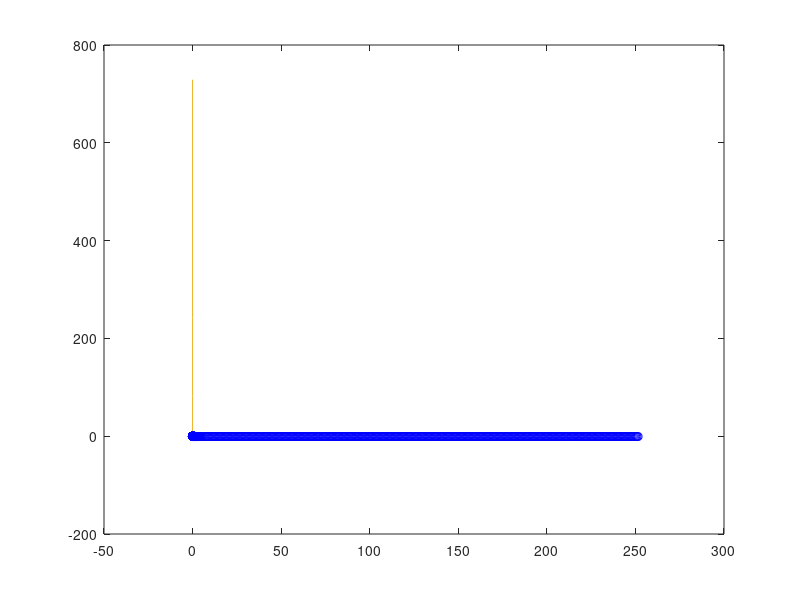

This figure's MATLAB source:
%% One diff eqs
dy=@(x,y) x*cos(x)+y;
fprime=@(x,y) x*-sin(x)+cos(x)+dy(x,y);

x(1)=0;
y(1)=0.5;

error_y(1)=0;

n=1;
xf=0.05;
dx=(xf-x(1))/n;

for i=1:n
    x(i+1)=x(i)+dx; %#ok<SAGROW>
    y(i+1)=y(i)+dx*dy(x(i),y(i)); %#ok<SAGROW>
    error_y(i+1)=abs(fprime(x(i),y(i))*dx^2/2); %#ok<SAGROW>
end

disp(y)
fprintf('%1.6f\n', error_y(2))

%% System ODE Exercise
L=2;
V1=10;
V2=5;
dC1dt=@(t,C1,C2) -L/V1*C1;
dC2dt=@(t,C1,C2) -L/V2*(C2-C1);
% f1prime=@(x,y1,y2) dy1(x,y1,y2)-2*dy2(x,y1,y2);
% f2prime=@(x,y1,y2) 2*dy1(x,y1,y2)-4*dy2(x,y1,y2);

t(1)=0;
C1(1)=0.3;
C2(1)=0;

% error_y1(1)=0;
% error_y2(1)=0;

n=1;
tf=0.5;
dx=(tf-t(1))/n;

for i=1:n
    t(i+1)=t(i)+dx; %#ok<SAGROW>
    C1(i+1)=C1(i)+dx*dC1dt(t(i),C1(i),C2(i)); %#ok<SAGROW>
    C2(i+1)=C2(i)+dx*dC2dt(t(i),C1(i),C2(i)); %#ok<SAGROW>

    % error_y1(i+1)=abs(f1prime(x(i),y1(i),y2(i))*dx^2/2); %#ok<SAGROW>
    % error_y2(i+1)=abs(f2prime(x(i),y1(i),y2(i))*dx^2/2); %#ok<SAGROW>
end

plot(t, C1); hold on;
plot(t, C2)

%% Explicit Euler with error control (What the built in function does)
% This considers not just error, but stability too
f=@(x,y) -1000*y+x*exp(y);
fprime=@(x,y) -1000*f(x,y)+exp(y)+x*exp(y)*f(x,y);
lambda=@(x,y) f(x,y)/y;

x(1)=0;
y(1)=1;
xf=1;

TOL=1e-6;

for i=1:10000
    if x(i) >= xf
        break
    end
    dx_error=sqrt(TOL*2/abs(fprime(x(i),y(i))));
    dx_stability=2/lambda(x(i),y(i));
    dx=min([dx_error,dx_stability]);
    x(i+1)=x(i)+dx; %#ok<SAGROW>
    y(i+1)=y(i)+dx*f(x(i),y(i)); %#ok<SAGROW>
end

plot(x, y)

%% Error control for Explict Euler
clear;
f1=@(x,y1,y2)y1-2*y2;
f2=@(x,y1,y2)2*y1-4*y2;
dx=0.5;
xi=0; y1_i=0; y2_i=1;
df1=@(x,y1,y2)f1(x,y1,y2)-2*f2(x,y1,y2);
df2=@(x,y1,y2)2*f1(x,y1,y2)-4*f2(x,y1,y2);

error_y1=abs(df1(xi,y1_i,y2_i)/2*dx^2);
error_y2=abs(df2(xi,y1_i,y2_i)/2*dx^2);
TOL=1e-6;

for i=1:2000
    xxx(i)=xi; yyy1(i)=y1_i; yyy2(i)=y2_i;
    dx1=sqrt(TOL*2/abs(df1(xi,y1_i,y2_i)));
    dx2=sqrt(TOL*2/abs(df2(xi,y1_i,y2_i)));
    dx=min([dx1,dx2]);
    x_next=xi+dx;
    y1_next=y1_i+f1(xi,y1_i,y2_i)*dx;
    y2_next=y2_i+f2(xi,y1_i,y2_i)*dx;
    xi=x_next; y1_i=y1_next; y2_i=y2_next;
end
hold on;
plot(xxx,yyy1,'bo')